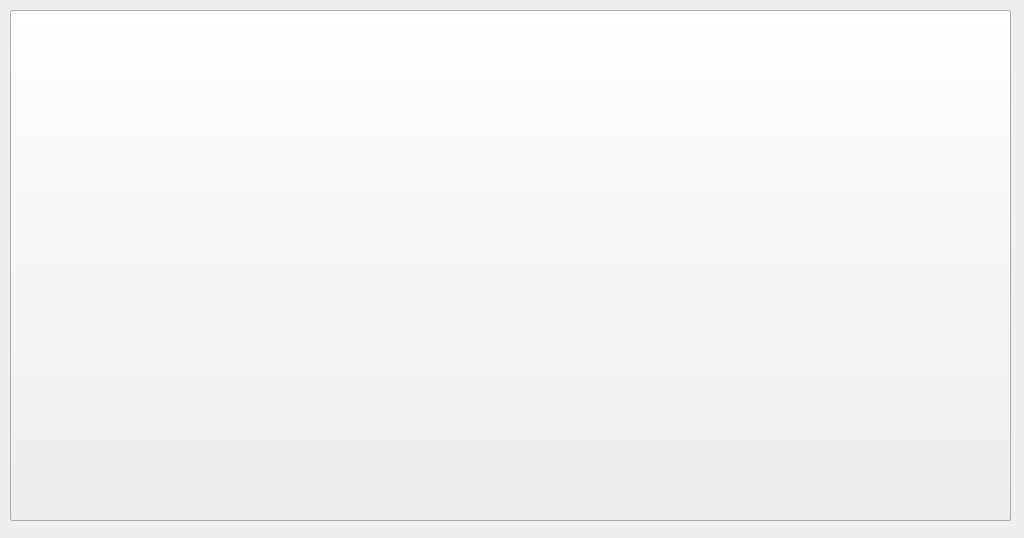
<?xml version="1.0" encoding="UTF-8"?>
<ui version="4.0">
 <class>Dialog</class>
 <widget class="QDialog" name="Dialog">
  <property name="geometry">
   <rect>
    <x>0</x>
    <y>0</y>
    <width>1024</width>
    <height>538</height>
   </rect>
  </property>
  <property name="windowTitle">
   <string>Dialog</string>
  </property>
  <widget class="QGroupBox" name="noticeGroup">
   <property name="geometry">
    <rect>
     <x>10</x>
     <y>10</y>
     <width>1001</width>
     <height>511</height>
    </rect>
   </property>
   <property name="title">
    <string/>
   </property>
   <widget class="QPushButton" name="closeBtn">
    <property name="geometry">
     <rect>
      <x>820</x>
      <y>410</y>
      <width>151</width>
      <height>81</height>
     </rect>
    </property>
    <property name="font">
     <font>
      <pointsize>15</pointsize>
      <weight>75</weight>
      <bold>true</bold>
     </font>
    </property>
    <property name="text">
     <string>Close</string>
    </property>
   </widget>
   <widget class="QLabel" name="label_9">
    <property name="geometry">
     <rect>
      <x>360</x>
      <y>370</y>
      <width>311</width>
      <height>41</height>
     </rect>
    </property>
    <property name="font">
     <font>
      <pointsize>15</pointsize>
      <weight>75</weight>
      <bold>true</bold>
     </font>
    </property>
    <property name="text">
     <string>물품 수령 후 닫힘 버튼을 눌러주세요</string>
    </property>
    <property name="alignment">
     <set>Qt::AlignCenter</set>
    </property>
   </widget>
   <widget class="QLabel" name="noticeLabel">
    <property name="geometry">
     <rect>
      <x>80</x>
      <y>20</y>
      <width>191</width>
      <height>141</height>
     </rect>
    </property>
    <property name="styleSheet">
     <string notr="true"/>
    </property>
    <property name="text">
     <string/>
    </property>
   </widget>
   <widget class="QLabel" name="label_11">
    <property name="geometry">
     <rect>
      <x>360</x>
      <y>330</y>
      <width>311</width>
      <height>41</height>
     </rect>
    </property>
    <property name="font">
     <font>
      <pointsize>15</pointsize>
      <weight>75</weight>
      <bold>true</bold>
     </font>
    </property>
    <property name="text">
     <string>결제가 완료되었습니다</string>
    </property>
    <property name="alignment">
     <set>Qt::AlignCenter</set>
    </property>
   </widget>
   <widget class="QLabel" name="noticeLabel_2">
    <property name="geometry">
     <rect>
      <x>290</x>
      <y>60</y>
      <width>451</width>
      <height>251</height>
     </rect>
    </property>
    <property name="styleSheet">
     <string notr="true">image: url(:/Icon/check.png);</string>
    </property>
    <property name="text">
     <string/>
    </property>
   </widget>
   <widget class="QGroupBox" name="rfidGroup">
    <property name="geometry">
     <rect>
      <x>0</x>
      <y>0</y>
      <width>1001</width>
      <height>511</height>
     </rect>
    </property>
    <property name="title">
     <string/>
    </property>
    <widget class="QLabel" name="tagLabel">
     <property name="geometry">
      <rect>
       <x>320</x>
       <y>80</y>
       <width>381</width>
       <height>251</height>
      </rect>
     </property>
     <property name="styleSheet">
      <string notr="true">image: url(:/Icon/NFC-Card.png);</string>
     </property>
     <property name="text">
      <string/>
     </property>
    </widget>
    <widget class="QLabel" name="label_8">
     <property name="geometry">
      <rect>
       <x>380</x>
       <y>20</y>
       <width>261</width>
       <height>41</height>
      </rect>
     </property>
     <property name="font">
      <font>
       <pointsize>20</pointsize>
       <weight>75</weight>
       <bold>true</bold>
      </font>
     </property>
     <property name="text">
      <string>Tag Your Card!!</string>
     </property>
     <property name="alignment">
      <set>Qt::AlignCenter</set>
     </property>
    </widget>
    <widget class="QGroupBox" name="orderGroup">
     <property name="geometry">
      <rect>
       <x>0</x>
       <y>0</y>
       <width>1001</width>
       <height>511</height>
      </rect>
     </property>
     <property name="title">
      <string/>
     </property>
     <widget class="QLabel" name="totalPrice">
      <property name="geometry">
       <rect>
        <x>483</x>
        <y>312</y>
        <width>121</width>
        <height>50</height>
       </rect>
      </property>
      <property name="font">
       <font>
        <pointsize>20</pointsize>
        <weight>75</weight>
        <bold>true</bold>
       </font>
      </property>
      <property name="text">
       <string>0</string>
      </property>
      <property name="alignment">
       <set>Qt::AlignRight|Qt::AlignTrailing|Qt::AlignVCenter</set>
      </property>
     </widget>
     <widget class="QLabel" name="label_3">
      <property name="geometry">
       <rect>
        <x>400</x>
        <y>315</y>
        <width>91</width>
        <height>41</height>
       </rect>
      </property>
      <property name="font">
       <font>
        <pointsize>20</pointsize>
        <weight>75</weight>
        <bold>true</bold>
       </font>
      </property>
      <property name="text">
       <string>Total :</string>
      </property>
     </widget>
     <widget class="QLabel" name="wonLabel">
      <property name="geometry">
       <rect>
        <x>530</x>
        <y>310</y>
        <width>121</width>
        <height>50</height>
       </rect>
      </property>
      <property name="font">
       <font>
        <pointsize>20</pointsize>
        <weight>75</weight>
        <bold>true</bold>
       </font>
      </property>
      <property name="text">
       <string>원</string>
      </property>
      <property name="alignment">
       <set>Qt::AlignRight|Qt::AlignTrailing|Qt::AlignVCenter</set>
      </property>
     </widget>
     <widget class="QGroupBox" name="menuGroup">
      <property name="geometry">
       <rect>
        <x>50</x>
        <y>20</y>
        <width>501</width>
        <height>481</height>
       </rect>
      </property>
      <property name="title">
       <string/>
      </property>
      <widget class="QPushButton" name="addAmericanoBtn">
       <property name="geometry">
        <rect>
         <x>150</x>
         <y>110</y>
         <width>81</width>
         <height>51</height>
        </rect>
       </property>
       <property name="font">
        <font>
         <pointsize>15</pointsize>
         <weight>75</weight>
         <bold>true</bold>
        </font>
       </property>
       <property name="styleSheet">
        <string notr="true"/>
       </property>
       <property name="text">
        <string>+</string>
       </property>
       <property name="default">
        <bool>false</bool>
       </property>
      </widget>
      <widget class="QLabel" name="label_4">
       <property name="geometry">
        <rect>
         <x>50</x>
         <y>40</y>
         <width>171</width>
         <height>41</height>
        </rect>
       </property>
       <property name="font">
        <font>
         <pointsize>20</pointsize>
         <weight>75</weight>
         <bold>true</bold>
        </font>
       </property>
       <property name="text">
        <string>Americano</string>
       </property>
      </widget>
      <widget class="QPushButton" name="addCokeBtn">
       <property name="geometry">
        <rect>
         <x>150</x>
         <y>280</y>
         <width>81</width>
         <height>51</height>
        </rect>
       </property>
       <property name="font">
        <font>
         <pointsize>15</pointsize>
         <weight>75</weight>
         <bold>true</bold>
        </font>
       </property>
       <property name="styleSheet">
        <string notr="true"/>
       </property>
       <property name="text">
        <string>+</string>
       </property>
       <property name="default">
        <bool>false</bool>
       </property>
      </widget>
      <widget class="QPushButton" name="addSnackBtn">
       <property name="geometry">
        <rect>
         <x>390</x>
         <y>280</y>
         <width>81</width>
         <height>51</height>
        </rect>
       </property>
       <property name="font">
        <font>
         <pointsize>15</pointsize>
         <weight>75</weight>
         <bold>true</bold>
        </font>
       </property>
       <property name="styleSheet">
        <string notr="true"/>
       </property>
       <property name="text">
        <string>+</string>
       </property>
       <property name="default">
        <bool>false</bool>
       </property>
      </widget>
      <widget class="QPushButton" name="addLatteBtn">
       <property name="geometry">
        <rect>
         <x>390</x>
         <y>110</y>
         <width>81</width>
         <height>51</height>
        </rect>
       </property>
       <property name="font">
        <font>
         <pointsize>15</pointsize>
         <weight>75</weight>
         <bold>true</bold>
        </font>
       </property>
       <property name="styleSheet">
        <string notr="true"/>
       </property>
       <property name="text">
        <string>+</string>
       </property>
       <property name="default">
        <bool>false</bool>
       </property>
      </widget>
      <widget class="QPushButton" name="subAmericanoBtn">
       <property name="geometry">
        <rect>
         <x>20</x>
         <y>110</y>
         <width>81</width>
         <height>51</height>
        </rect>
       </property>
       <property name="font">
        <font>
         <pointsize>15</pointsize>
         <weight>75</weight>
         <bold>true</bold>
        </font>
       </property>
       <property name="styleSheet">
        <string notr="true"/>
       </property>
       <property name="text">
        <string>-</string>
       </property>
       <property name="autoDefault">
        <bool>true</bool>
       </property>
       <property name="default">
        <bool>false</bool>
       </property>
      </widget>
      <widget class="QPushButton" name="subCokeBtn">
       <property name="geometry">
        <rect>
         <x>20</x>
         <y>280</y>
         <width>81</width>
         <height>51</height>
        </rect>
       </property>
       <property name="font">
        <font>
         <pointsize>15</pointsize>
         <weight>75</weight>
         <bold>true</bold>
        </font>
       </property>
       <property name="styleSheet">
        <string notr="true"/>
       </property>
       <property name="text">
        <string>-</string>
       </property>
       <property name="default">
        <bool>false</bool>
       </property>
      </widget>
      <widget class="QPushButton" name="subSnackBtn">
       <property name="geometry">
        <rect>
         <x>280</x>
         <y>280</y>
         <width>81</width>
         <height>51</height>
        </rect>
       </property>
       <property name="font">
        <font>
         <pointsize>15</pointsize>
         <weight>75</weight>
         <bold>true</bold>
        </font>
       </property>
       <property name="styleSheet">
        <string notr="true"/>
       </property>
       <property name="text">
        <string>-</string>
       </property>
       <property name="default">
        <bool>false</bool>
       </property>
      </widget>
      <widget class="QPushButton" name="subLatteBtn">
       <property name="geometry">
        <rect>
         <x>280</x>
         <y>110</y>
         <width>81</width>
         <height>51</height>
        </rect>
       </property>
       <property name="font">
        <font>
         <pointsize>15</pointsize>
         <weight>75</weight>
         <bold>true</bold>
        </font>
       </property>
       <property name="styleSheet">
        <string notr="true"/>
       </property>
       <property name="text">
        <string>-</string>
       </property>
       <property name="default">
        <bool>false</bool>
       </property>
      </widget>
      <widget class="QLabel" name="label_5">
       <property name="geometry">
        <rect>
         <x>330</x>
         <y>200</y>
         <width>91</width>
         <height>41</height>
        </rect>
       </property>
       <property name="font">
        <font>
         <pointsize>20</pointsize>
         <weight>75</weight>
         <bold>true</bold>
        </font>
       </property>
       <property name="text">
        <string>Snack</string>
       </property>
      </widget>
      <widget class="QLabel" name="label_6">
       <property name="geometry">
        <rect>
         <x>90</x>
         <y>200</y>
         <width>91</width>
         <height>41</height>
        </rect>
       </property>
       <property name="font">
        <font>
         <pointsize>20</pointsize>
         <weight>75</weight>
         <bold>true</bold>
        </font>
       </property>
       <property name="text">
        <string>Coke</string>
       </property>
      </widget>
      <widget class="QLabel" name="label_7">
       <property name="geometry">
        <rect>
         <x>340</x>
         <y>40</y>
         <width>91</width>
         <height>41</height>
        </rect>
       </property>
       <property name="font">
        <font>
         <pointsize>20</pointsize>
         <weight>75</weight>
         <bold>true</bold>
        </font>
       </property>
       <property name="text">
        <string>Latte</string>
       </property>
      </widget>
      <widget class="QPushButton" name="cancelBtn">
       <property name="geometry">
        <rect>
         <x>370</x>
         <y>390</y>
         <width>121</width>
         <height>81</height>
        </rect>
       </property>
       <property name="font">
        <font>
         <pointsize>15</pointsize>
         <weight>75</weight>
         <bold>true</bold>
        </font>
       </property>
       <property name="styleSheet">
        <string notr="true"/>
       </property>
       <property name="text">
        <string>Cancel</string>
       </property>
       <property name="default">
        <bool>false</bool>
       </property>
      </widget>
     </widget>
     <widget class="QPushButton" name="backBtn">
      <property name="geometry">
       <rect>
        <x>670</x>
        <y>410</y>
        <width>141</width>
        <height>81</height>
       </rect>
      </property>
      <property name="font">
       <font>
        <pointsize>15</pointsize>
        <weight>75</weight>
        <bold>true</bold>
       </font>
      </property>
      <property name="styleSheet">
       <string notr="true"/>
      </property>
      <property name="text">
       <string>Back</string>
      </property>
      <property name="default">
       <bool>false</bool>
      </property>
     </widget>
     <widget class="QTableWidget" name="orderTable">
      <property name="geometry">
       <rect>
        <x>580</x>
        <y>110</y>
        <width>381</width>
        <height>241</height>
       </rect>
      </property>
      <column>
       <property name="text">
        <string>Product</string>
       </property>
      </column>
      <column>
       <property name="text">
        <string>Price</string>
       </property>
      </column>
      <column>
       <property name="text">
        <string>Number</string>
       </property>
      </column>
     </widget>
     <widget class="QPushButton" name="payBtn">
      <property name="geometry">
       <rect>
        <x>830</x>
        <y>410</y>
        <width>141</width>
        <height>81</height>
       </rect>
      </property>
      <property name="font">
       <font>
        <pointsize>15</pointsize>
        <weight>75</weight>
        <bold>true</bold>
       </font>
      </property>
      <property name="styleSheet">
       <string notr="true"/>
      </property>
      <property name="text">
       <string>Pay</string>
      </property>
      <property name="default">
       <bool>false</bool>
      </property>
     </widget>
     <widget class="QLabel" name="label_10">
      <property name="geometry">
       <rect>
        <x>630</x>
        <y>20</y>
        <width>281</width>
        <height>81</height>
       </rect>
      </property>
      <property name="font">
       <font>
        <pointsize>20</pointsize>
        <weight>75</weight>
        <bold>true</bold>
       </font>
      </property>
      <property name="text">
       <string>결제 금액을 확인하고
 결제 버튼을 눌러주세요</string>
      </property>
      <property name="alignment">
       <set>Qt::AlignCenter</set>
      </property>
     </widget>
     <widget class="QGroupBox" name="cameraGroup">
      <property name="geometry">
       <rect>
        <x>0</x>
        <y>0</y>
        <width>1001</width>
        <height>511</height>
       </rect>
      </property>
      <property name="title">
       <string/>
      </property>
      <widget class="QLabel" name="label">
       <property name="geometry">
        <rect>
         <x>180</x>
         <y>20</y>
         <width>640</width>
         <height>480</height>
        </rect>
       </property>
       <property name="frameShape">
        <enum>QFrame::StyledPanel</enum>
       </property>
       <property name="text">
        <string/>
       </property>
      </widget>
      <widget class="QLabel" name="faceLabel">
       <property name="geometry">
        <rect>
         <x>200</x>
         <y>450</y>
         <width>591</width>
         <height>41</height>
        </rect>
       </property>
       <property name="font">
        <font>
         <pointsize>20</pointsize>
         <weight>75</weight>
         <bold>true</bold>
        </font>
       </property>
       <property name="styleSheet">
        <string notr="true">background_color: rgb(255, 255, 255)</string>
       </property>
       <property name="text">
        <string>얼굴 정면이 보이게 카메라를 바라봐주세요!!</string>
       </property>
       <property name="alignment">
        <set>Qt::AlignCenter</set>
       </property>
      </widget>
      <widget class="QPushButton" name="normalBtn">
       <property name="geometry">
        <rect>
         <x>0</x>
         <y>0</y>
         <width>1001</width>
         <height>511</height>
        </rect>
       </property>
       <property name="styleSheet">
        <string notr="true">image: url(:/Icon/normal.png);</string>
       </property>
       <property name="text">
        <string/>
       </property>
       <property name="default">
        <bool>false</bool>
       </property>
      </widget>
      <widget class="QPushButton" name="smileBtn">
       <property name="geometry">
        <rect>
         <x>0</x>
         <y>0</y>
         <width>1001</width>
         <height>511</height>
        </rect>
       </property>
       <property name="styleSheet">
        <string notr="true">image: url(:/Icon/smile.png);</string>
       </property>
       <property name="text">
        <string/>
       </property>
       <property name="default">
        <bool>false</bool>
       </property>
      </widget>
     </widget>
    </widget>
   </widget>
  </widget>
 </widget>
 <resources>
  <include location="data/resource.qrc"/>
 </resources>
 <connections/>
</ui>
